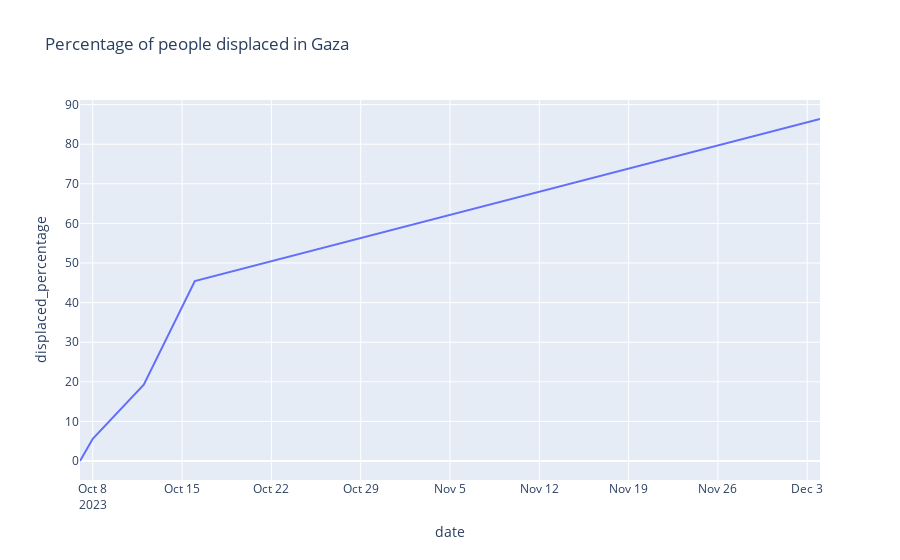

The code cell stored with this chart in its notebook:
### Code cell
import plotly.express as px

# Plotting the time series using Plotly
fig = px.line(population_df, x='date', y='displaced_percentage', title='Percentage of people displaced in Gaza')
fig.show()

### Figure 1 — Plotly figure (JSON) as saved in the notebook; plotly's stock layout.template omitted (floating-point values rounded to 4 significant figures)
{"data": [{"hovertemplate": "date=%{x}<br>displaced_percentage=%{y}<extra></extra>", "legendgroup": "", "line": {"color": "#636efa", "dash": "solid"}, "marker": {"symbol": "circle"}, "mode": "lines", "name": "", "orientation": "v", "showlegend": false, "type": "scatter", "x": ["2023-10-07T00:00:00", "2023-10-08T00:00:00", "2023-10-12T00:00:00", "2023-10-16T00:00:00", "2023-12-04T00:00:00"], "xaxis": "x", "y": [0, 5.615, 19.24, 45.45, 86.36], "yaxis": "y"}], "layout": {"autosize": true, "legend": {"tracegroupgap": 0}, "title": {"text": "Percentage of people displaced in Gaza"}, "xaxis": {"anchor": "y", "autorange": true, "domain": [0, 1], "range": ["2023-10-07", "2023-12-04"], "title": {"text": "date"}, "type": "date"}, "yaxis": {"anchor": "x", "autorange": true, "domain": [0, 1], "range": [-4.798, 91.16], "title": {"text": "displaced_percentage"}, "type": "linear"}}}
